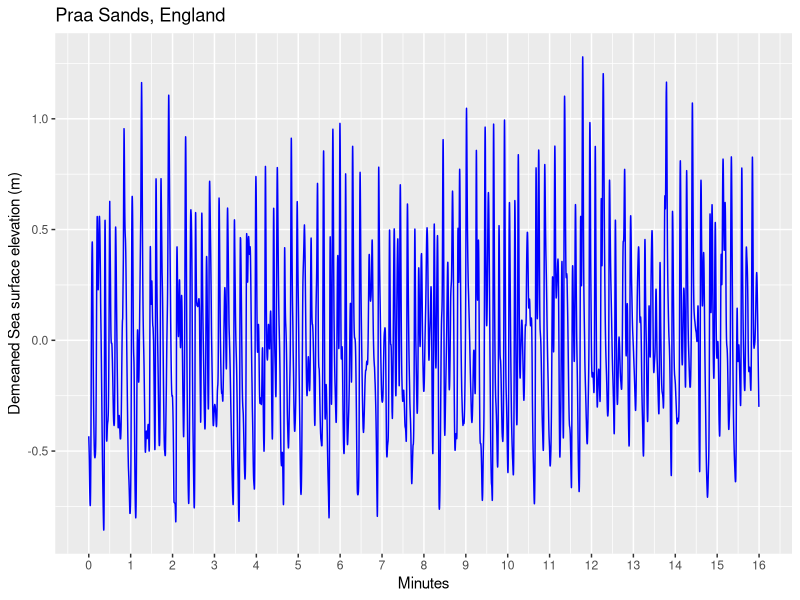
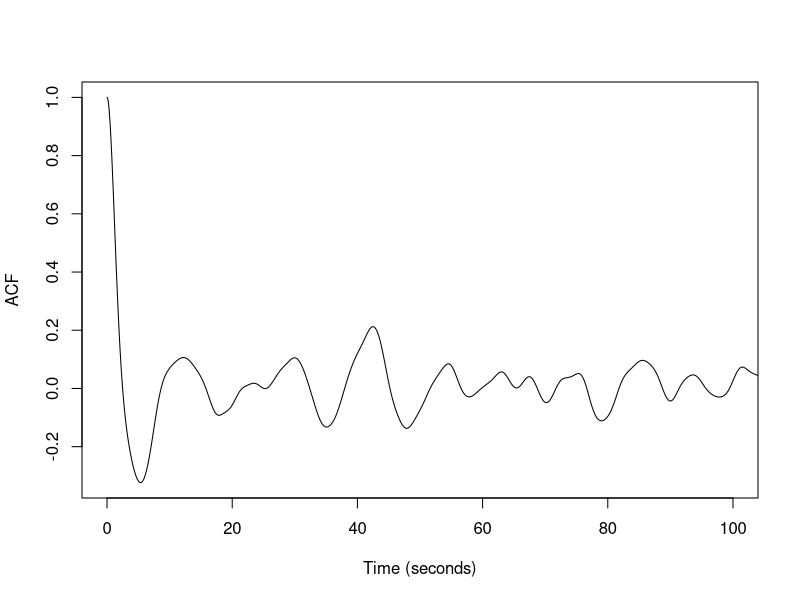
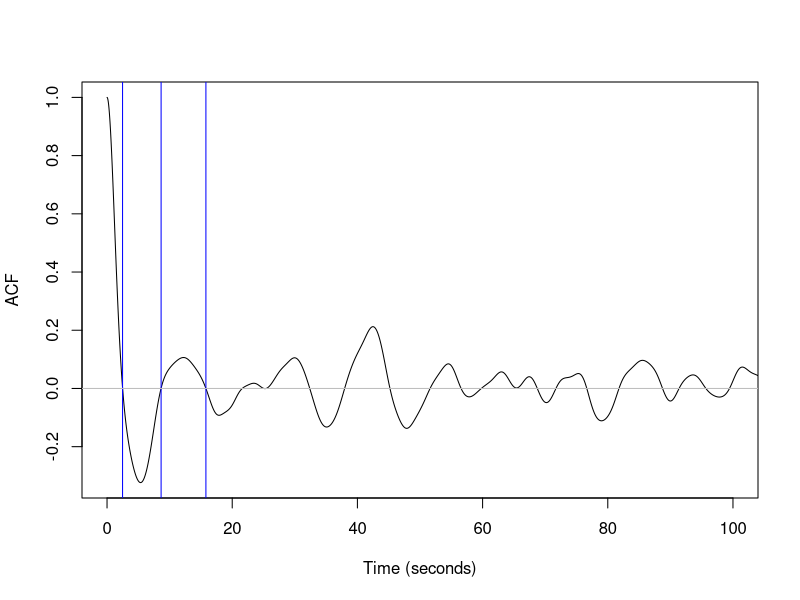
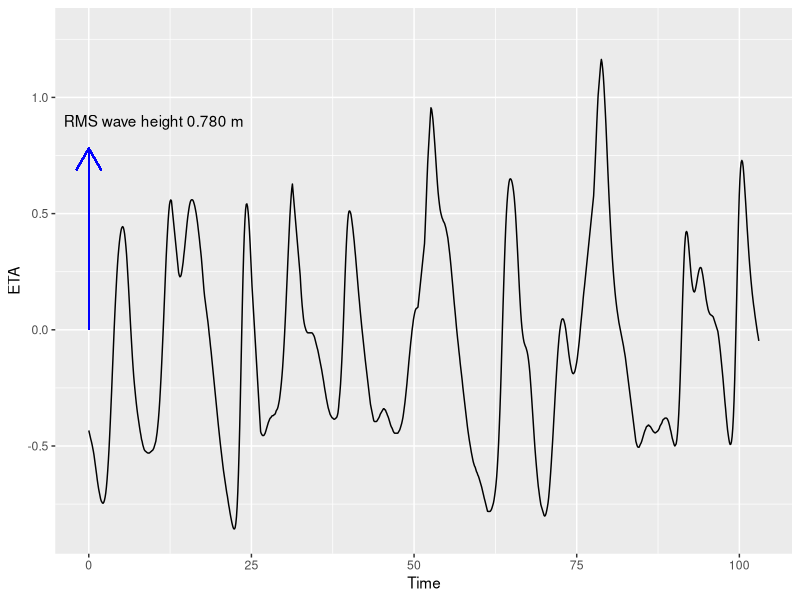
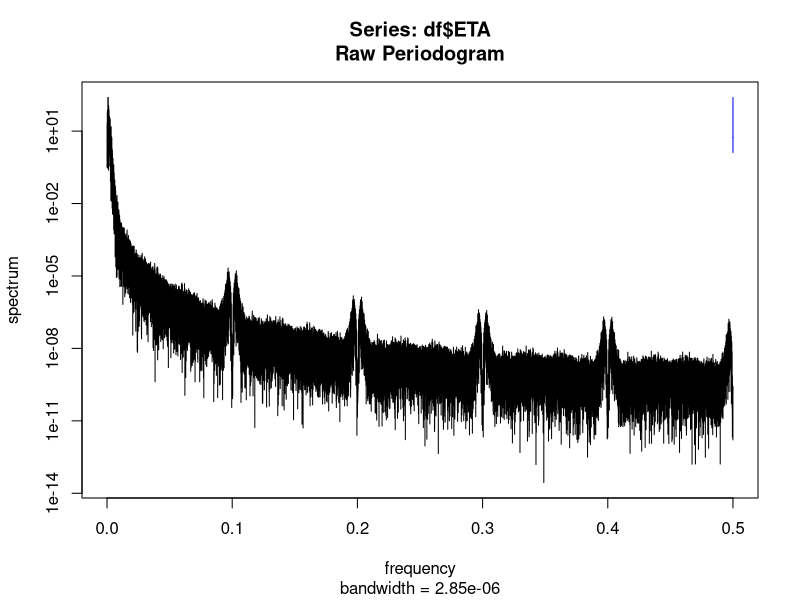
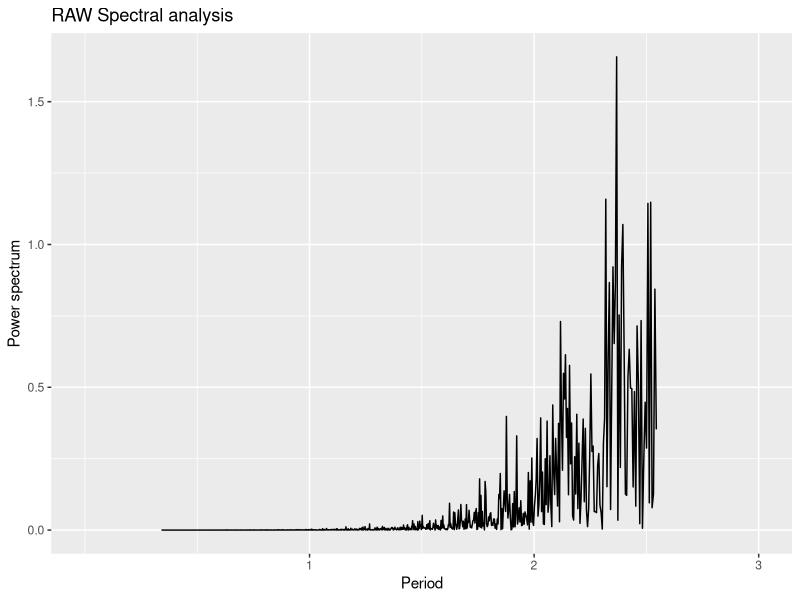
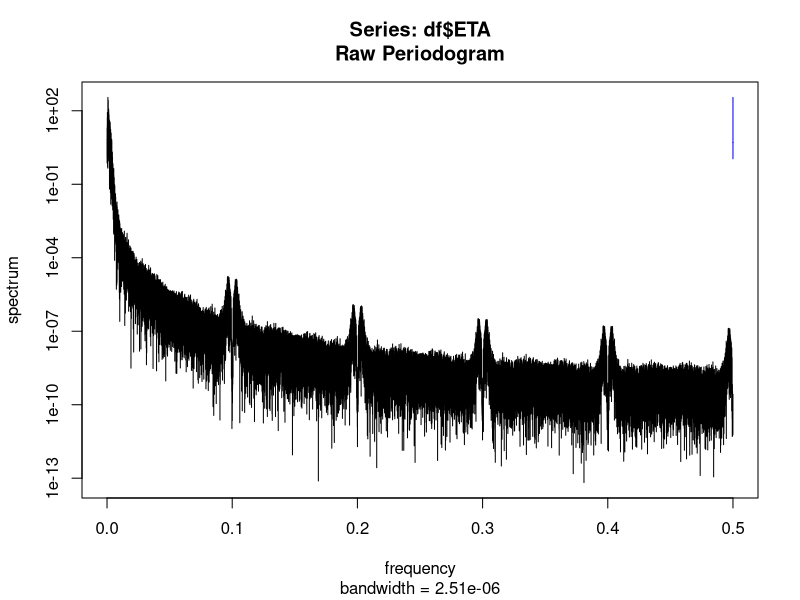
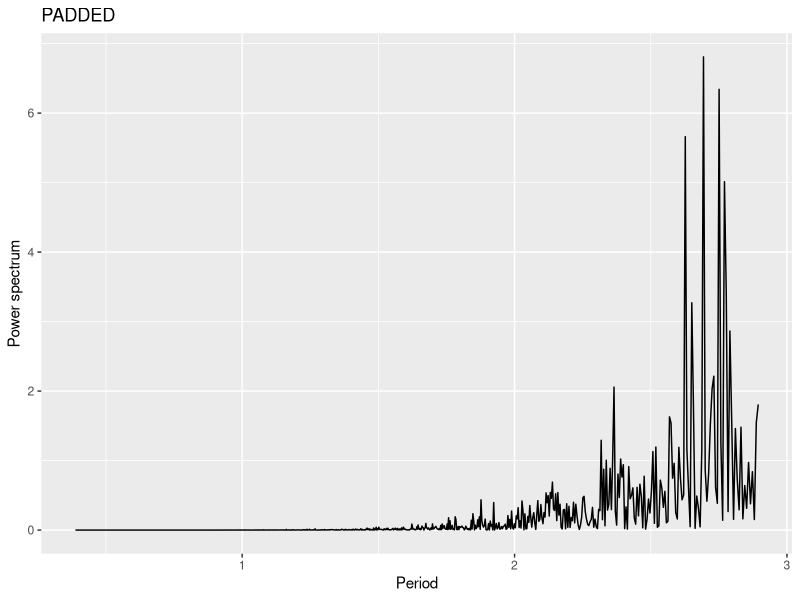

These figures' R source, in order:
## Week 9: Spectral Analysis

#=================================================
## PART 1 : WORKING WITH THE DATA

## 1.1. Use the read.csv function to read the wavedata.csv file

d <- read.csv("wavedata.csv", header = TRUE, sep = ",")

## This is sea surface elevation data measured on a beach 
## (specifically, it came from Praa Sands, England, and it was measured by yours truly)
### The two columns are: 1) time in seconds, and 2) sea surface elevation, eta, in metres
### We're going to use spectral analysis to work out basic quantities from this time series, such as wave heights, periods, speeds and wavelengths
## These same techniques can be used to analyze many other random signals in nature such temperature and topography

## 1.2. Use R to work out the sample frequency? (number of sea surface elevation samples per second, or Hz) Round to the nearest integer

freq.df <- matrix(data = NA, nrow = length(seq(round(min(d$Time)), round(max(d$Time)), by = 1)), ncol= 1)
freq.df[1] <- sum(d$Time <2000 +1)-1

for(i in 2001:3000){
  freq.df[i] <- sum(d$Time >i & d$Time <i +1)-1
}

freq.df <- na.omit(freq.df)

Fs <- round(mean(freq.df/1))
print(Fs) #samples per second


## 1.3. Recast the time vector so it starts from zero

t.diff <- mean(diff(d$Time))
duration = max(d$Time)-min(d$Time)
recast.time <- seq(0, duration, by = t.diff)

## 1.4. Show what proportion of the sea surface elevations are NAs

nas <- round((sum(is.na(d$Eta))/length(d$Eta))*100, digits = 3)
print(nas) #percentage of NAs in the sea surface elevations

## 1.5. We don't want the NA values but we want to keep the regular time stamp. This means replacing NAs with an estimated value, rather than removing them
# load the 'zoo' library and use the 'na.approx' method to replace each NA with interpolated values

#install.packages("zoo")
library(zoo)

cleaned <- na.approx(d$Eta)

## 1.6. Check that there are no NAs in the sea surface elevation data

which(is.na(cleaned)) #no NAs

## 1.7. What is the mean water depth?

print(mean(cleaned))

## 1.8. Recast this no-NA sea surface elevation so it has zero mean

scaled <- cleaned - mean(cleaned)

## 1.9. Make a plot of the time-series of time in minutes versus demeaned sea surface elevation. 
##    Make it appropriately beautiful with labels containing units

library(ggplot2)

df <- cbind(recast.time, scaled)
colnames(df) <- c("Time", "ETA")
df <- as.data.frame(df)

min.period = seq(0, 1000, by = 1000/16)
min.labels = seq(0, 16, by = 1)
#hrs.freqs = 1/hrs.period

my.plot <- ggplot(data = df, aes(x = Time, y = ETA)) +
  geom_line(colour = "blue")+
  scale_x_continuous(breaks = min.period, labels = min.labels)+
  labs(title = "Praa Sands, England", x = "Minutes", y = "Demeaned Sea surface elevation (m)")

my.plot
##1.10. Later, we're going to use the Fourier transform to transform the series from the time to frequency domain. 
##     What will be the frequency resolution (the interval between adjacent frequency bins, or bin width)?

freq.res = Fs/length(df$ETA)

#=================================================
## PART 2 : AUTOCORRELATION ANALYSIS OF WAVES

## 2.1. Let's have a look at the autocorrelation function of the trace. Compute the autocorrelation up to lag corresponding to 10 seconds

ACF <- acf(df$ETA, lag.max = length(df$ETA) , plot = F)

## 2.2 Make a plot of the autocorrelation function (ACF) versus time in seconds. 

plot(x = df$Time, y = ACF$acf, type = "l", ylab = "ACF", xlab = "Time (seconds)", xlim = c(0,100))

## Notice that the ACF dips below zero then comes back up in a "2nd bump" 
## (between the first zero up-crossing and second zero down-crossing). 
## The range of periods in this second bump is an indication of what the dominant wave periods are present in the data

## 2.3 annotate the plot with a markers at the frst 3 points where the curve crosses zero 
##     (i.e., first down-crossing, first up-crossing, and second down-crossing)
##     What range of periods do you expect the dominant waves to have?

cross = which(ACF$acf < 0)

plot(x = df$Time, y = ACF$acf, type = "l", ylab = "ACF", xlab = "Time (seconds)", xlim = c(0,100))
abline(v = 2.479256, col = "blue")
abline(v = 8.637408, col = "blue")
abline(v = 15.79526, col = "blue")
abline(h = 0, col = "grey")

#I would expect a range between 8 and 15 seconds
#=================================================
## PART 3 : SPECTRAL ANALYSIS OF WAVES

## 3.1. Compute the r.m.s wave amplitude (m) from the time-series

RMS.amp = sqrt(mean(df$ETA^2))

## 3.2. Compute the r.m.s wave height (m) from the amplitude

RMS.height = RMS.amp*2

## 3.3. Make a plot of just the first 103 seconds of wave data, and annotate the plot with a bar showing the r.m.s. wave height
##      use ggplot and save the plot as an object (variable)

wave.plot = ggplot(df)+
  geom_line(aes(x = Time, y = ETA))+
  xlim(0, 103)+
  annotate("text", x = 10, y = 0.9, label = "RMS wave height 0.780 m")+
  geom_segment(x = 0, y = 0, xend = 0, yend = RMS.height, colour = "blue", arrow = arrow() )

wave.plot

## 3.4. Compute a raw periodogram of the data using the spec.pgram function
##      Taper 10% of the data. Don't pad or smooth the time-series 

pg = spec.pgram(df$ETA, taper = 0.1) 

## 3.5. Show that the rms amplitude computed from the spectrum is roughly equivalent to the rms amplitude computed in 3.1
##      remember the spec.pgram function doesn't normalize by (half) the length of the signal, and that the periodogram is one-sided

RMS.spec = sqrt(mean(pg$spec))
print(RMS.spec)
print(RMS.amp)

## 3.6. Make a dataframe of the spectrum and create a plot. 
##     Note that the usual range of wave periods on beaches is ~4 to ~30 seconds
##     Also note that the frequency vector needs to be multiplied by the sample frequency

normal = which(df$Time >4 & df$Time < 30)
min(normal)
max(normal)

df2 = cbind(pg$freq*Fs, pg$spec)
colnames(df2) = c("Frequency", "Spectrum")
ones = rep(1, length(df2[,1]))
Period2 = ones/df2[,1]
df2 <- cbind(df2, Period2)
df2 = as.data.frame(df2[402:3001,])

spec.plot = ggplot(df2)+
  geom_line(aes(x = df2$Period2, y = df2$Spectrum))+
  labs(x = "Period", y = "Power spectrum", title = "RAW Spectral analysis")+
  scale_x_continuous(breaks = c(1, 2, 3), limits = c(0, 3))
  
spec.plot

## 3.7. Compute the spectrum with 10% tapering and 15% padding (hint: ?spec.pgram)

pg2 = spec.pgram(df$ETA, taper = 0.1, pad = 0.15)
df3 = cbind(pg2$freq*Fs, pg2$spec)
colnames(df3) = c("Frequency", "Spectrum")
ones = rep(1, length(df3[,1]))
Period3 <- ones/df3[,1]
df3 <- cbind(df3, Period3)
df3 = as.data.frame(df3[402:3001,])

## 3.8 Use the gridExtra package to make a (2 column) side-by-side graph of the raw and unpadded spectrum plots. What is the major difference? 

library(gridExtra)

spec.plot2 = ggplot(df3)+
  geom_line(aes(x = df3$Period3, y = df3$Spectrum))+
  labs(x = "Period", y = "Power spectrum", title = "PADDED")

spec.plot2

my.power.plot = grid.arrange(spec.plot, spec.plot2, ncol = 1, nrow = 2)

#the major difference is that the pwer spectrum values are exaggerated in the padded analysis

## 3.9. Compute the spectrum with 10% tapering, 15% padding and a modified Daniell (or rectangular) window to be used to smooth the periodogram. 
##      Use a width of 5 for the smoothing function
##      Make a (3 column) side by side plot of raw, unpadded, and filtered spectrum plots

pg3 = spec.pgram(df$ETA, taper = 0.1, pad = 0.15, spans = 5, plot = F)
df4 = cbind(pg3$freq*Fs, pg3$spec)
colnames(df4) = c("Frequency", "Spectrum")
ones = rep(1, length(df4[,1]))
Period4 <- ones/df4[,1]
df4 <- cbind(df4, Period4)
df4 = as.data.frame(df4[402:3001,])

spec.plot3 = ggplot(df4)+
  geom_line(aes(x = df4$Period4, y = df4$Spectrum))+
  labs(x = "Period", y = "Power spectrum", title = "MODIFIED DANIELL")

spec.plot3

my.power.plot = grid.arrange(spec.plot, spec.plot2, spec.plot3, ncol = 3, nrow = 1)

## 3.10. Compute the 95% confidence intervals for the filtered spectrum

alpha = 0.05
U = qchisq(alpha/2, df = pg3$df)
L = qchisq(1-(alpha/2), df = pg3$df)

pg3$CIlower = 2*pg3$spec/L
pg3$CIupper = 2*pg3$spec/U

df5 = cbind(pg3$spec, pg3$CIlower, pg3$CIupper)
colnames(df5) = c("Spectrum", "Lower", "Upper")
df5 = as.data.frame(df5[402:3001,])
df5 = cbind(df4$Period4, df5)
names(df5)[1] <- "Period"

## 3.11. Make a (3 column) side by side plot of raw, unpadded, and filtered spectrum plots. 
##       On the plot of filtered spectrum, add the lines for the upper and lower confidence intervals, and log scale the y axis

spec.plot4 = ggplot() + 
  geom_line(aes(x = df5$Period, y = df5$Spectrum, col = "Estimate"))+
  geom_line(aes(x = df5$Period, y = df5$Lower, col = "Lower CI"))+
  geom_line(aes(x = df5$Period, y = df5$Upper, col = "Upper CI"))+
  scale_y_log10()+
  labs(x = "Period", y = "Power spectrum", title = "MODIFIED DANIELL")
  
spec.plot4

my.power.plot = grid.arrange(spec.plot, spec.plot2, spec.plot4, ncol = 3, nrow = 1)

#=================================================
## PART 4 : STATISTICS AND SIMULATION OF WAVES

## 4.1. What is the dominant wave period, in seconds? (associated with the peak in the filtered spectrum)


## 4.2. Annotate the plot you made of just the first 103 seconds of wave data (in Q 3.3), with a bar showing the wave period


## 4.3. What is the amplitude of waves (in metres) associated with the dominant wave period?
##      Note the units of the power spectrum are m^2 / Hz, so to find m you need sqrt(power in m^2) * Freq (in Hz)
##      But also remember you have to undo the 2*n factor that was applied to satisfy Parseval's theorem (see lesson notes)



## 4.4. What is the period (in seconds) and amplitude (in metres) of waves associated with the SECOND most dominant wave period?



## 4.5. Using a linear superposition of 2 sine waves, simulate a synthetic time series of waves that have the amplitude and period
##      of the 2 most dominant wave periods in the record


## 4.6. Annotate the plot you made of just the first 103 seconds of wave data (in Q 3.3), with 
##      the first 103 seconds of the synthetic time-series you generated in Q 4.5


## 4.7. Make a graph that shows the histograms of both the real and simulated sea surface elevations (on the same plot)
##      Explain the major difference between the distributions, using what you know about the power spectrum


## 4.8. The so-called 'significant wave height' is the average height of the largest 1/3 of waves. 
##      Wave theory tells us that it can be computed from as 4 times the standard deviation of the detrended sea surface elevation series. Compute it.



## 4.9. Deep water wave phase speed (also called celerity), Co, is (g / 2*pi) * T, 
##       in metres per second, where T is wave period, and g is gravitational acceleration (= 9.81 m/s^2).
##       Compute the wave phase speed for the first and second most dominant wave periods (Q 4.1 and Q 4.4)


## 4.10. Waves start to slow down significantly in shallow water because of bottom friction and is controlled by water depth
##       Phase speed is: C = sqrt(g*h), where h is mean water depth (Q 1.7)
##       Compute the shallow wave phase speed


## 4.11. Wavelength is given by C / f, where f is wave frequency. Make one final beautiful plot, this time of power spectral density versus wavelength
